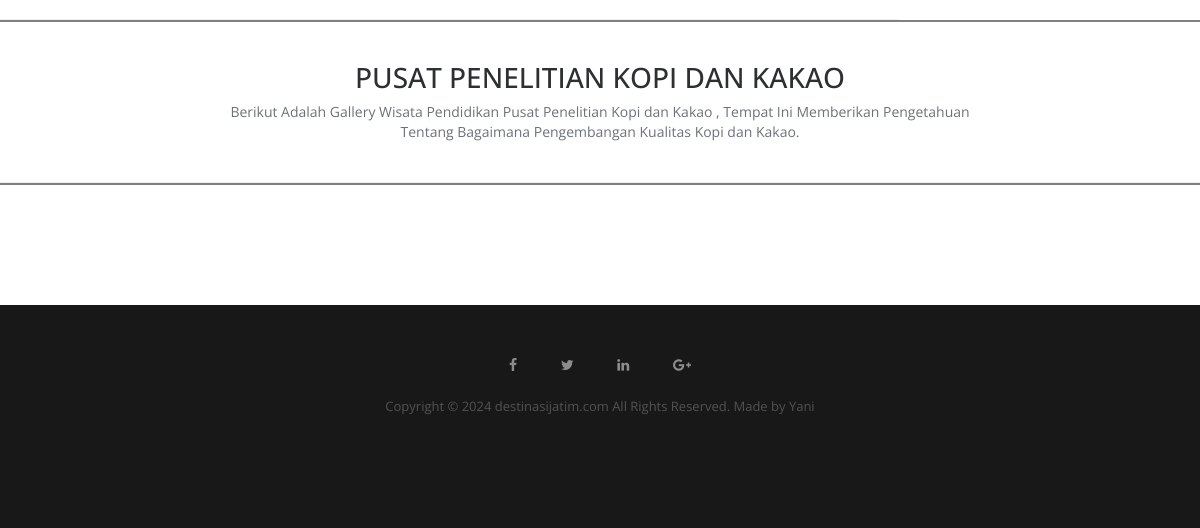
Page /galeri.php (lower part) on the earlier database version.
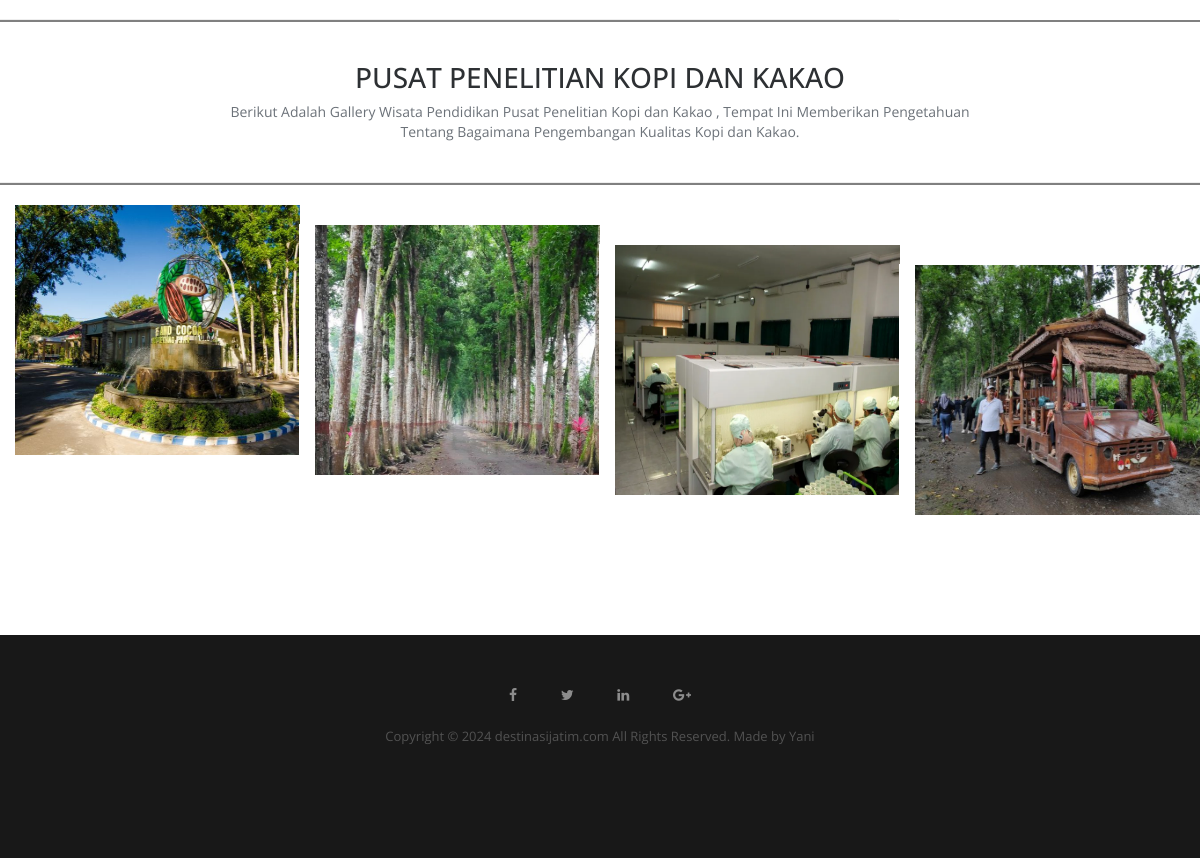
Same page on the later database version.
### tables this page shows
CREATE TABLE `galeri` (
  `id` int(20) NOT NULL,
  `jenis_wisata` varchar(20) NOT NULL,
  `nama_tempat` varchar(50) NOT NULL,
  `foto` varchar(300) NOT NULL
);

### galeri.php (the view, shortened to what this page needs)
<!doctype html>
<html class="no-js" lang="">
<head>
<link rel="stylesheet" href="css/bootstrap.min.css">
<link rel="stylesheet" href="css/flexslider.css">
<link rel="stylesheet" href="css/jquery.fancybox.css">
<link rel="stylesheet" href="css/dj.css">
<link rel="stylesheet" href="css/responsive.css">
<link rel="stylesheet" href="css/font-icon.css">
<link rel="stylesheet" href="css/animate.min.css">
<link rel="stylesheet" href="https://maxcdn.bootstrapcdn.com/font-awesome/4.4.0/css/font-awesome.min.css">
</head>
<body>
<section id="work" class="work work-section">
  <?php
  include "koneksi.php";
  $query = "SELECT * FROM galeri WHERE nama_tempat = 'Cimory Diary Prigen'";
  $sql = mysqli_query($connect, $query);
  while($data = mysqli_fetch_array($sql)){
    ?>
      <br>
    <?php
  }
    ?>
  <?php
  include "koneksi.php";
  $query = "SELECT * FROM galeri WHERE nama_tempat = 'Desa Adat Kemiren'";
  $sql = mysqli_query($connect, $query);
  while($data = mysqli_fetch_array($sql)){
    ?>
      <div>
      <div class="col-lg-3 col-md-6 col-sm-6 work">
        <br>
      </div>
      </div>
      <br>
    <?php
  }
    ?>
  <hr style="height:2px;width:100%;color:gray;background-color:gray">
  <div class="col-md-8 col-md-offset-2 text-center">
    <h3 style="font-weight: 500">PUSAT PENELITIAN KOPI DAN KAKAO</h3>
    <h7>Berikut Adalah Gallery Wisata Pendidikan Pusat Penelitian Kopi dan Kakao , Tempat Ini Memberikan Pengetahuan Tentang Bagaimana Pengembangan Kualitas Kopi dan Kakao. </h7>
    <br>
    <br>
    <br>
  </div>
  <hr style="height:2px;width:100%;color:gray;background-color:gray">
  <?php
  include "koneksi.php";
  $query = "SELECT * FROM galeri WHERE nama_tempat = 'Pusat Penelitian Kopi dan Kakao'";
  $sql = mysqli_query($connect, $query);
  while($data = mysqli_fetch_array($sql)){
    ?>
      <div>
      <div class="col-lg-3 col-md-6 col-sm-6 work">
      <div class="object-fit-cover" style="width: 330px; height: 250px;">
      <a <?php echo "href='images/foto/".$data['foto']."'"     ;?>  class="work-box">
        <?php echo "<img src='images/foto/".$data['foto']."'>";?>
        </div>
        <br>
      </div>
      </div>
      <br>
    <?php
  }
    ?>
</section>
<br>
<br>
<br>
<br>
              <?php
                        if(!isset($_SESSION['admin'])){
                    ?>
                    <br>
      <?php }?>
<footer class="footer">
  <div class="footer-top section">
    <div class="container" align="center">
      <div class="row">
        <a style="padding:20px"; href="#"><i class="fa fa-facebook"></i></a>
        <a style="padding:20px"; href="#"><i class="fa fa-twitter"></i></a>
        <a style="padding:20px"; href="#"><i class="fa fa-linkedin"></i></a>
        <a style="padding:20px"; href="#"><i class="fa fa-google-plus"></i></a>
        <br>
        <br>
      <p>Copyright © 2024 destinasijatim.com All Rights Reserved. Made by Yani </p>
      </div>
    </div>
  </div>
</footer>
</body>
</html>

### css/dj.css (style rules this page uses)
h3 { font-size: 28px; color: #2d3033; font-weight: 300; }
body { font-family: "Open Sans", Arial, sans-serif; font-weight: 400; color: #6c7279; }
.section { padding: 100px 0; }
.footer { text-align: left; }
.footer-top { background-color: #181818; padding-top: 50px; }
.footer p { color: rgba(255, 255, 255, 0.25); }
.footer a { color: rgba(255, 255, 255, 0.50); }

Differences in the rows shown:
added galeri: foto (picture), shown under "PUSAT PENELITIAN KOPI DAN KAKAO"
added galeri: foto (picture), shown under "PUSAT PENELITIAN KOPI DAN KAKAO"
added galeri: foto (picture), shown under "PUSAT PENELITIAN KOPI DAN KAKAO"
added galeri: foto (picture), shown under "PUSAT PENELITIAN KOPI DAN KAKAO"
